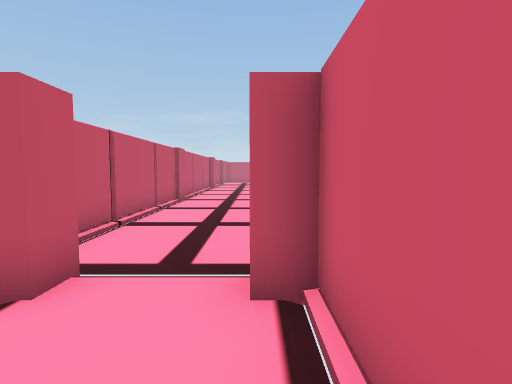
view 1 (above)

19 first-person views from a walk through a Unity game level. The camera is 1.3 m above the floor, tilts 4° down and sees 80° across. The floor is counted in squares, 1 m on a side. Each view is taken from the middle of a square. On the plan, view 1 faces up. The plan holds only what a view shows up to about 14 squares ahead; the rest is blank. The place goes on beyond the plan. The player character is not drawn.

view 2
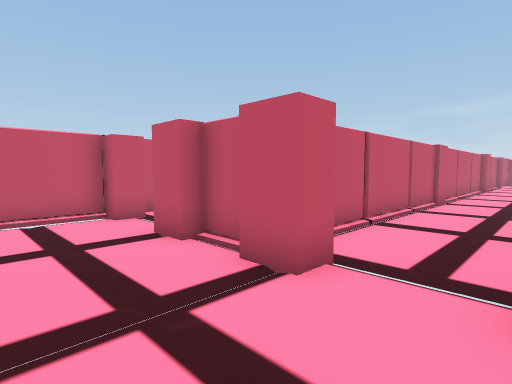

view 3
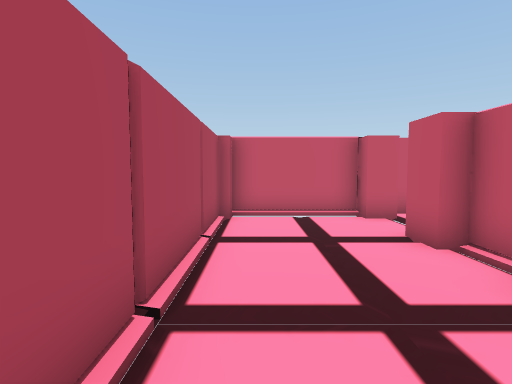

view 4
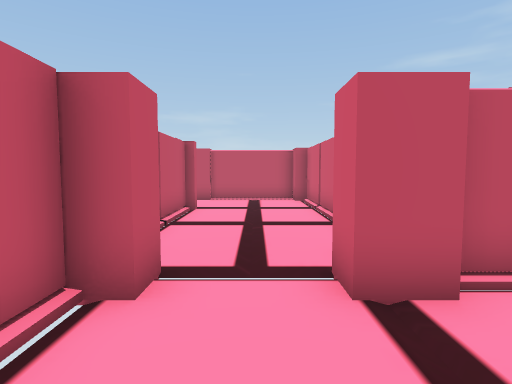

view 5
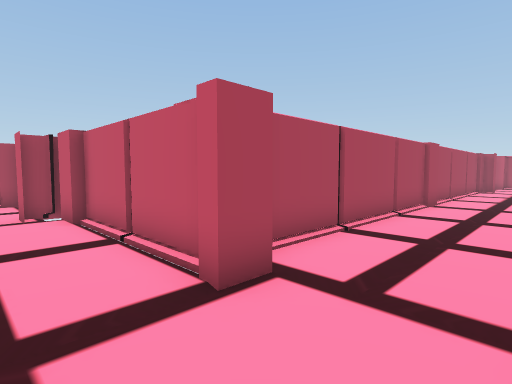

view 6
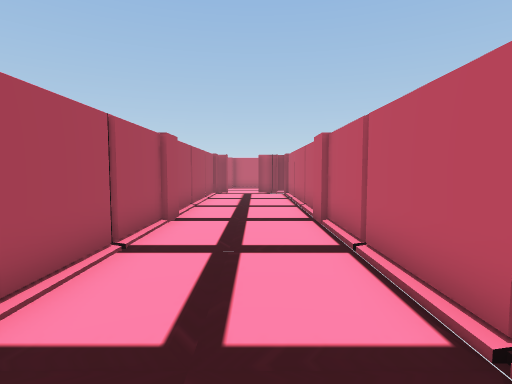

view 7
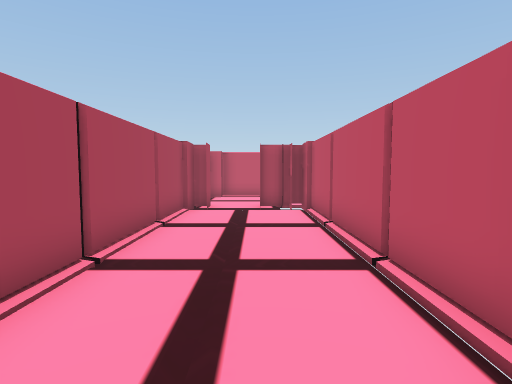

view 8
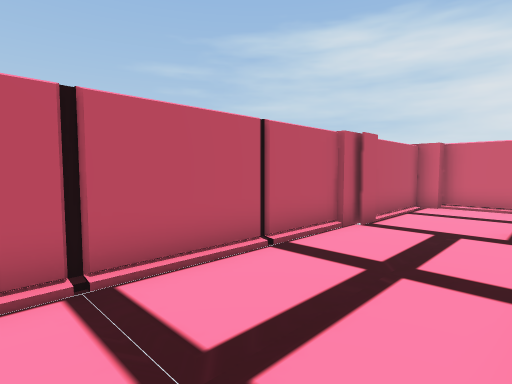

view 9
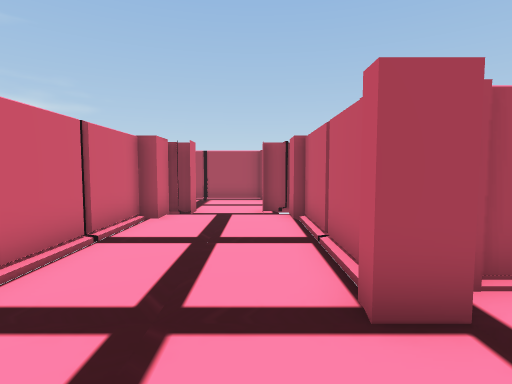

view 10
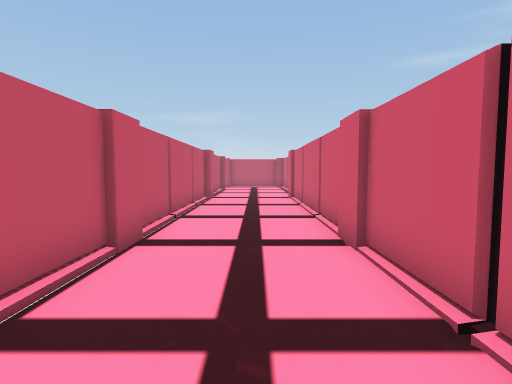

view 11
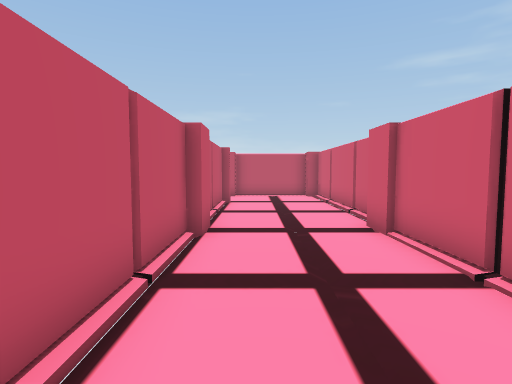

view 12
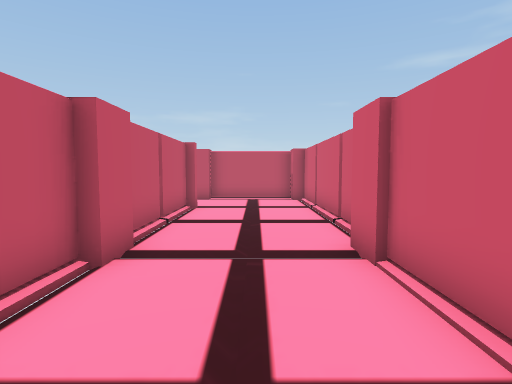

view 13
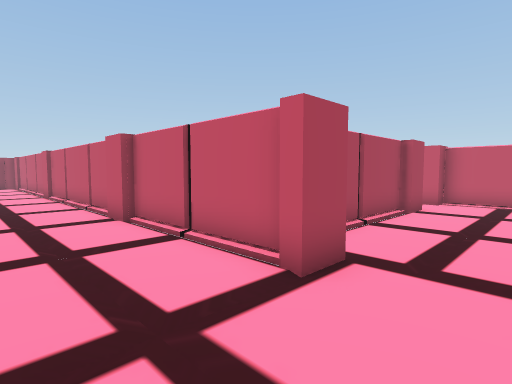

view 14
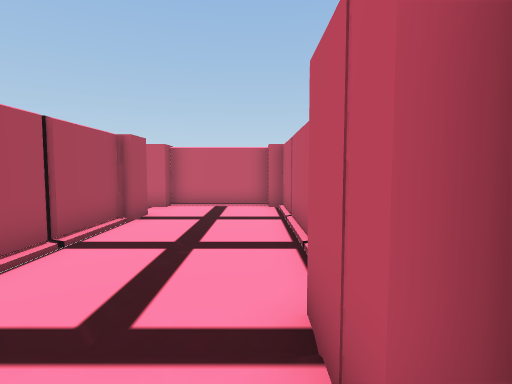

view 15
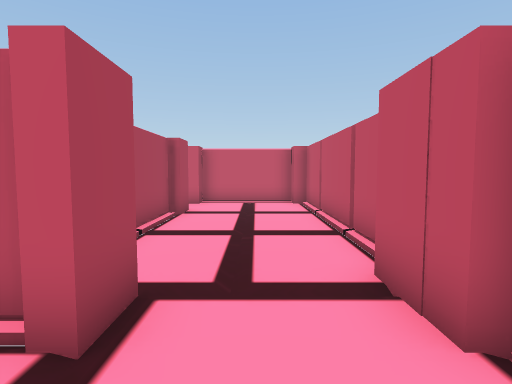

view 16
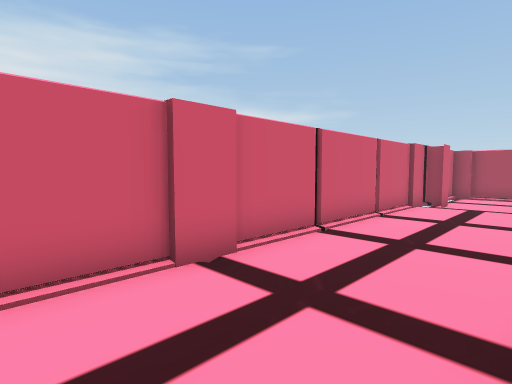

view 17
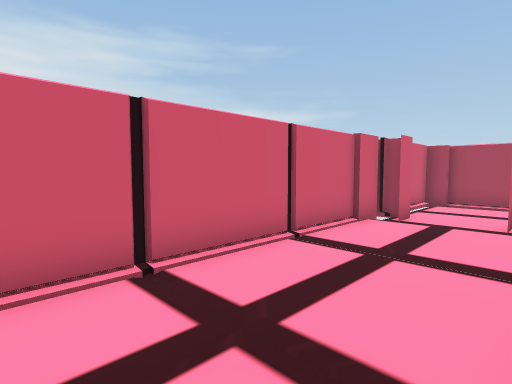

view 18
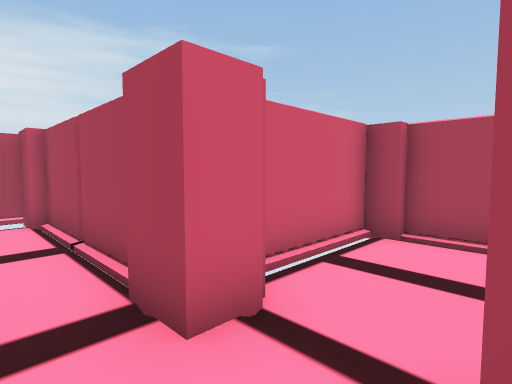

view 19
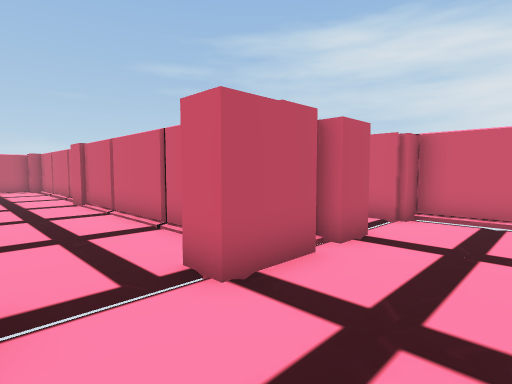

### Floor plan
Points are (right, up) in squares from view 1. A wall is a line through its corners. A room is listed if a view was taken in it or the views show most of it. See-through windows are left out.
Room 1 (views 1, 2, 3, 4, 5, 6, 7, 8, 9)
walls: (-10, 10.4) (-8.9, 10.4) (-8.9, 10); (-9.3, 10.1) (-9.3, 4.8); (-10.4, 13.8) (-27.9, 13.8); (-18.6, 9.6) (-10.2, 9.6); (-19.4, 9.8) (-18.5, 9.8); (-8.9, 4.9) (-8.9, 3.6); (-18.5, 13.6) (-19.8, 13.6); (-8.2, 3.9) (-8.2, 3) (-8.9, 3) (-8.9, -0.7) (-8.1, -0.7); (-9.2, 3) (-8.2, 3); (-5.3, 12.8) (-5.3, 13.6) (-10.5, 13.6); (-4.8, 4.8) (-4.8, 12.8); (-5.3, 3.6) (-5.3, 4.8); (-3.9, 3.5) (-5, 3.5) (-5, 3) (-6, 3) (-6, 3.9); (-8.2, -1) (0, -1); (-2.3, 3) (-3.4, 3); (-27.9, 9.6) (-18.8, 9.6); (-27.8, 13.6) (-28.9, 13.6) (-28.9, 13); (-28.6, 9.8) (-27.8, 9.8); (-28.9, 9.6) (-28, 9.6); (-29.2, 10.4) (-28.4, 10.4); (-29.2, 13) (-29.2, 12.1); (-0.1, -0.7) (0.8, -0.7) (0.8, 3) (-0.1, 3)
ways out: opening at (-1.5, 3.5) to room 2; opening at (-29.5, 11.5)
Room 2 (views 10, 11, 12, 13, 14, 15, 16, 17, 18)
walls: (-3.4, 16.4) (-3.4, 14.2); (-3.1, 14) (-3.1, 12.7); (1.1, 24.5) (1.1, 31.3); (-3.4, 12.9) (-3.4, 5.6); (-3.4, 28.4) (-3.4, 23) (-3.1, 23) (-3.1, 22) (-3.4, 22) (-3.4, 16.5); (-4.2, 28.7) (-3.1, 28.7) (-3.1, 28.2); (-9.9, 27.5) (-4.8, 27.5) (-4.8, 27.8) (-3.4, 27.8) (-3.4, 28.2); (-11, 26.7) (-11, 27.8) (-9.9, 27.8); (-3.1, 31.5) (-4.7, 31.5); (-5.9, 32) (-12.8, 32); (0.6, 32) (-3.1, 32); (-12.8, 31.5) (-13.5, 31.5) (-13.5, 27.8) (-12.8, 27.8) (-12.8, 27.1); (-2.3, 3.9) (-2.3, 3); (0.8, 3.5) (0.8, 23.2); (-0.1, 3) (-0.1, 3.9)
ways out: opening at (-1.5, 3.5) to room 1; opening at (-12, 27.5) to room 3
Room 3 (view 19)
walls: (-15.6, 29.5) (-15.6, 33.4); (-14.9, 26.7) (-16.8, 26.7) (-16.8, 27.6); (-13, 26.7) (-14.1, 26.7); (-15.6, 33.5) (-15.6, 35.5); (-12.2, 22.7) (-10.9, 22.7) (-10.9, 23) (-10.2, 23) (-10.2, 26.7) (-11, 26.7)
ways out: opening at (-12, 27.5) to room 2

Where each view was taken, in squares from view 1:
view 1: 0 up, 0 right, facing up
view 2: 0 up, 0 right, facing up-left
view 3: 0 up, 0 right, facing left
view 4: 0 up, 7 left, facing up
view 5: 13 up, 7 left, facing down-left
view 6: 12 up, 11 left, facing left
view 7: 12 up, 18 left, facing left
view 8: 10 up, 17 left, facing up-right
view 9: 13 up, 8 left, facing down
view 10: 8 up, 1 left, facing up
view 11: 16 up, 2 left, facing up
view 12: 18 up, 1 left, facing up
view 13: 31 up, 0 right, facing down-left
view 14: 31 up, 2 left, facing left
view 15: 30 up, 1 left, facing left
view 16: 16 up, 3 left, facing down-right
view 17: 12 up, 3 left, facing down-right
view 18: 29 up, 13 left, facing down-right
view 19: 24 up, 19 left, facing up-right
